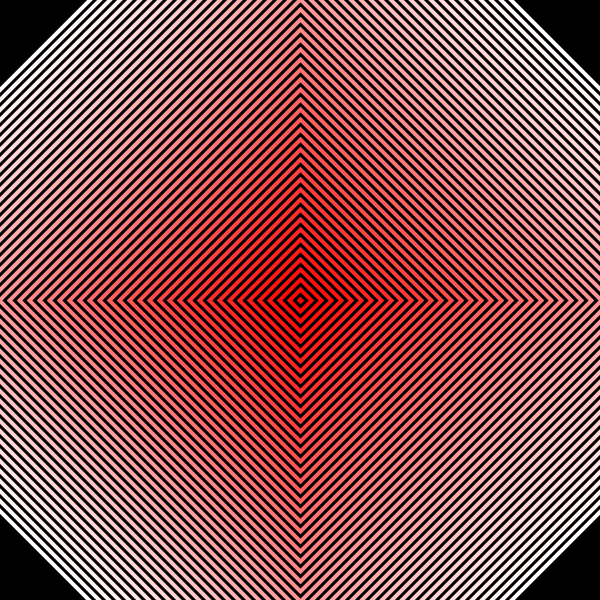
Frame 1 (no input)
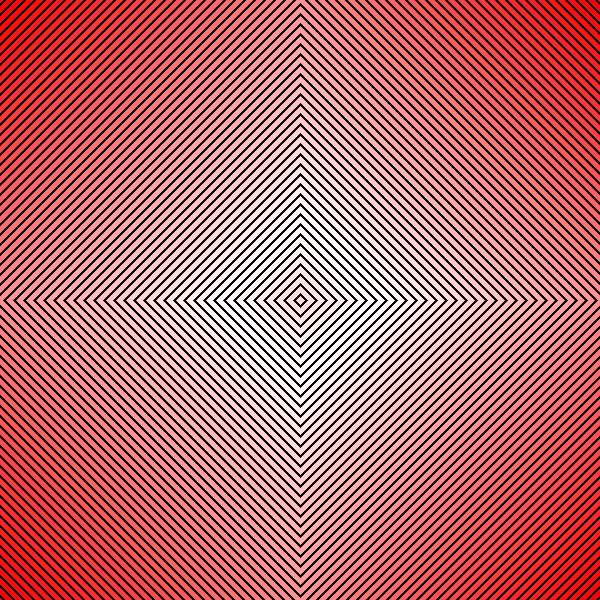
Frame 60 (the mouse pressed at the canvas centre just before this capture)
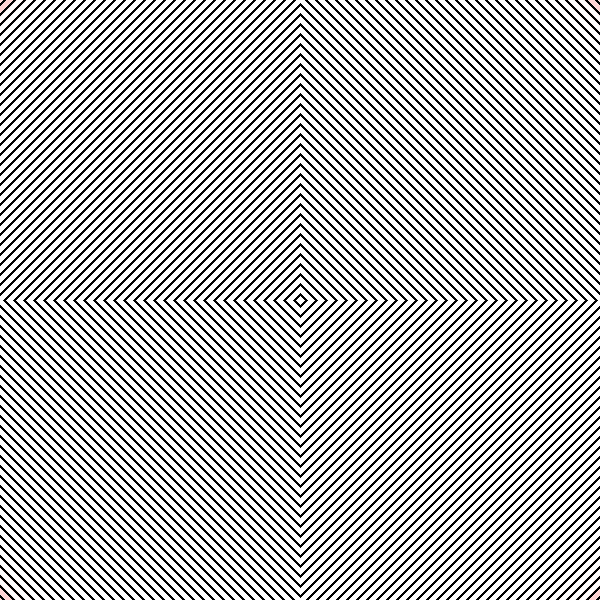
Frame 120 (the mouse held since frame 60 and released just before this capture)

The Processing sketch that drew these frames (run headless with seeded random() and noise(); from frame 60 on, the mouse is pressed at the canvas centre):

// Processing sketch: magenta_radiating
// ── magenta_radiating.pde
int up = 301;
int down = 299;
int colour = 255;
int stroke = 4;

class GradientArray {
  public IntList colourwheel;
  
  public IntList create() {
    colourwheel = new IntList();
    for (int i = 0; i <=255; i = i+5) {
      colourwheel.append(i);
    }
    return colourwheel;
  }
  
  public IntList cycle() {
    //makes sure you don't generate an infinite amount of data
    if (colourwheel.size() < width*2) {
      colourwheel.append(colourwheel.get(colourwheel.size()-1)); 
    }
  
    //swaps array values one index number up
    for (int i = colourwheel.size()-1; i > 0; i--) {
      colourwheel.set(i, colourwheel.get(i-1));
    }
    return colourwheel;
  }
  
  public IntList cyclefirst() {
    //sets value of first index of array
    if (colourwheel.get(0) == 0 || colourwheel.get(0) == 255) {
      colourwheel.set(0, colourwheel.get(2));
    }
    else {
      if (colourwheel.get(1) < colourwheel.get(2)) {
        colourwheel.set(0, colourwheel.get(0)-5);
      }
      if (colourwheel.get(1) > colourwheel.get(2)) {
        colourwheel.set(0, colourwheel.get(0)+5);
      }
    }
   return colourwheel; 
 }

}

GradientArray master = new GradientArray();
GradientArray dummy = new GradientArray();
IntList m = master.create();
IntList d = dummy.create();

void setup() {
  background(0, 0, 0);
  size(600, 600);
}

void draw() {
  //IntList m = master.create();
  
  //does the actual drawing
  for (int i = 0; i < m.size(); i++) {
      stroke(255, d.get(i), d.get(i));
      strokeWeight(stroke);
      noFill();
      quad(300, up, down, 300, 300, down, up, 300);
      up = up + 10;
      down = down - 10;
  }
  up = 301;
  down = 299;
  
  m = master.cycle();
  d = dummy.cycle();
  m = master.cyclefirst();
  
  if(mousePressed == true) {
    d.set(0, 255);
  }
  else {
    d.set(0, m.get(0));
  }
  
}
